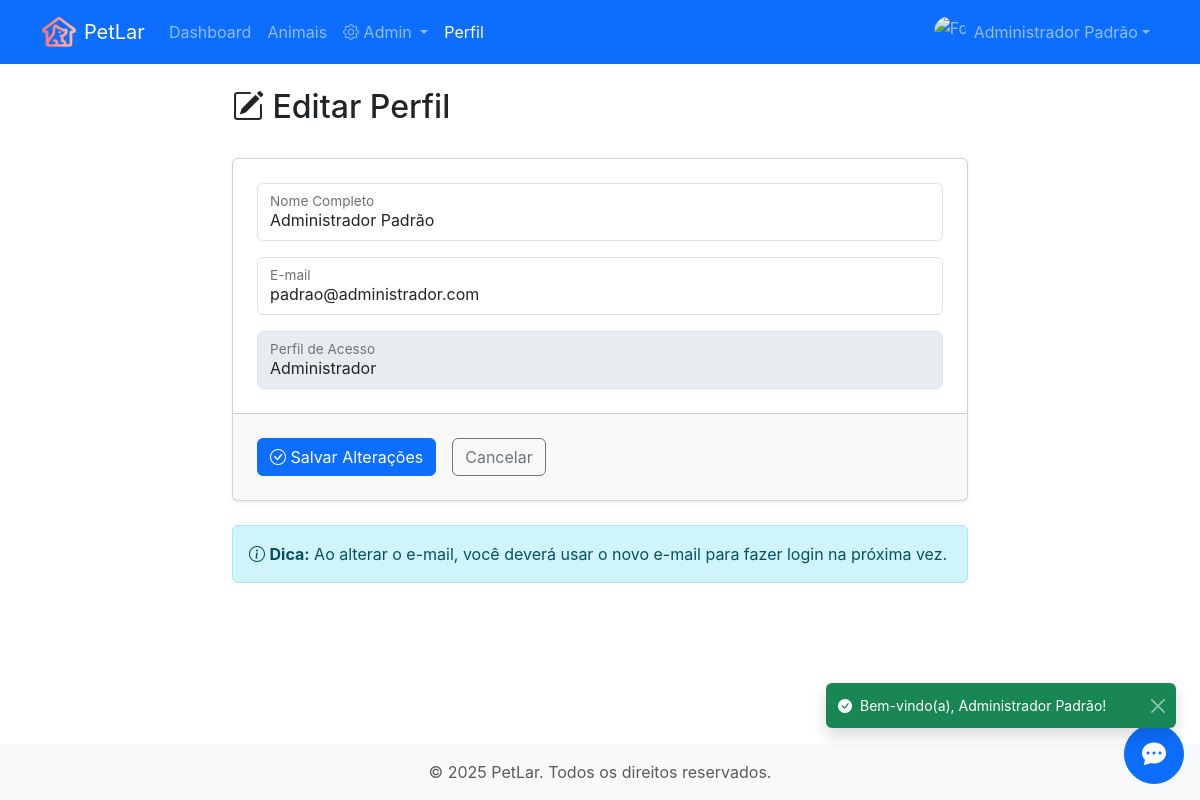
Screenshot of /usuario/perfil/editar (signed in) with the database file from the repository.
### tables this page shows
CREATE TABLE usuario (
    id INTEGER PRIMARY KEY AUTOINCREMENT,
    nome TEXT NOT NULL,
    email TEXT UNIQUE NOT NULL,
    senha TEXT NOT NULL,
    perfil TEXT NOT NULL,
    data_nascimento TEXT,
    numero_documento TEXT,
    telefone TEXT,
    confirmado INTEGER DEFAULT 0,
    token_redefinicao TEXT,
    data_token TEXT,
    data_cadastro DATETIME DEFAULT CURRENT_TIMESTAMP
);

### routes/usuario_routes.py (the view)
@router.get("/usuario/perfil/editar")
@requer_autenticacao()
async def get_editar_perfil(request: Request, usuario_logado: Optional[UsuarioLogado] = None):
    if not usuario_logado:
        return RedirectResponse(url="/login", status_code=status.HTTP_302_FOUND)
    ip = obter_identificador_cliente(request)
    if not form_get_limiter.verificar(ip):
        informar_erro(request, f"Muitas requisições. Aguarde {form_get_limiter.janela_minutos} minuto(s).")
        logger.warning(f"Rate limit excedido para formulário GET - IP: {ip}")
        return RedirectResponse("/usuario", status_code=status.HTTP_303_SEE_OTHER)
    usuario = obter_ou_404(
        usuario_repo.obter_por_id(usuario_logado.id),
        request,
        "Usuário não encontrado!",
        "/logout"
    )
    if isinstance(usuario, RedirectResponse):
        return usuario
    return templates_usuario.TemplateResponse(
        "perfil/editar.html", {"request": request, "dados": usuario.__dict__, "usuario_logado": usuario_logado}
    )

### templates/perfil/editar.html (shortened to what this page needs)
{% extends "base_privada.html" %}
{% from "macros/form_fields.html" import field with context %}
{% block content %}
<div class="row">
    <div class="col-md-8 mx-auto">
        <div class="d-flex justify-content-between align-items-center mb-4">
            <h2><i class="bi bi-pencil-square"></i> Editar Perfil</h2>
        </div>
        <div class="card shadow-sm">
            <form action="/usuario/perfil/editar" method="post">
                <div class="card-body p-4">
                    <div class="row">
                        <div class="col-12 mb-3">
                            {{ field(name='nome', label='Nome Completo', type='text', required=true,
                            value=dados.nome, attributes={'minlength': 3, 'maxlength': 100}) }}
                        </div>
                        <div class="col-12 mb-3">
                            {{ field(name='email', label='E-mail', type='email', required=true,
                            value=dados.email) }}
                        </div>
                        <div class="col-12">
                            {{ field(name='perfil', label='Perfil de Acesso', type='text',
                            value=dados.perfil, disabled=true, wrapper_class='mb-0') }}
                        </div>
                    </div>
                </div>
                <div class="card-footer p-4">
                    <div class="d-flex gap-3">
                        <button type="submit" class="btn btn-primary">
                            <i class="bi bi-check-circle"></i> Salvar Alterações
                        </button>
                        <a href="/usuario/perfil/visualizar" class="btn btn-outline-secondary">
                            Cancelar
                        </a>
                    </div>
                </div>
            </form>
        </div>
        <div class="alert alert-info mt-4" role="alert">
            <i class="bi bi-info-circle"></i>
            <strong>Dica:</strong> Ao alterar o e-mail, você deverá usar o novo e-mail para fazer login na próxima
            vez.
        </div>
    </div>
</div>
{% endblock %}

### templates/macros/form_fields.html (shortened to what this page needs)
{% set field_id = id or name %}
{% set field_error = erros[name] if erros is defined and name in erros else none %}
{% set field_value = value if value is not none else (dados[name] if dados is defined and name in dados else '') %}
{% set field_placeholder = placeholder or label %}
{% set has_error = field_error is not none %}
{% set extra_attrs = attributes or {} %}
{% set floating_types = ['text', 'email', 'password', 'tel', 'url', 'search', 'number',
'date', 'time', 'datetime-local', 'month', 'week', 'color', 'file'] %}
{% if type == 'hidden' %}
<input type="hidden" id="{{ field_id }}" name="{{ name }}" value="{{ field_value }}">
{% elif type in floating_types %}
<div class="{{ wrapper_class }}">
    <div class="form-floating">
        <input type="{{ type }}" class="form-control {{ class_extra }} {% if has_error %}is-invalid{% endif %}"
            id="{{ field_id }}" name="{{ name }}" value="{{ field_value }}" placeholder="{{ field_placeholder }}" {% if
            disabled %}disabled{% endif %} {% if readonly %}readonly{% endif %} {% if required %}required{% endif %}  {% for attr, attr_value in extra_attrs.items() %}{{ attr
            }}="{{ attr_value }}" {% endfor %}>
        <label for="{{ field_id }}">{{ label }}</label>
    </div>
</div>
{% else %}
<div class="{{ wrapper_class }}">
    <div class="alert alert-warning" role="alert">
        <i class="bi bi-exclamation-triangle"></i> Tipo de campo '{{ type }}' não suportado pela macro field().
    </div>
</div>
{% endif %}

### templates/components/navbar_user_dropdown.html (shortened to what this page needs)
<li class="nav-item dropdown">
    <a class="nav-link dropdown-toggle d-flex align-items-center" href="#" role="button" data-bs-toggle="dropdown">
        <img src="/static/img/usuarios/{{ '%06d' % request.session.get('usuario_logado')['id'] }}.jpg"
             alt="Foto do usuário"
             class="rounded-circle me-2 object-fit-cover"
             width="32"
             height="32"
             onerror="this.src='/static/img/user.jpg'">
        {{ request.session.get('usuario_logado')['nome'] }}
    </a>
</li>

### static/css/custom.css (style rules this page uses)
:root { --petlar-primary: #6366f1; --petlar-primary-dark: #4f46e5; --petlar-secondary: #ec4899; --petlar-accent: #f97316; --petlar-success: #10b981; --petlar-warning: #f59e0b; --petlar-danger: #ef4444; --petlar-info: #06b6d4; --gradient-primary: linear-gradient(135deg, #667eea 0%, #764ba2 100%); --gradient-warm: linear-gradient(135deg, #f093fb 0%, #f5576c 100%); --gradient-sunset: linear-gradient(135deg, #fa709a 0%, #fee140 100%); --gradient-ocean: linear-gradient(135deg, #4facfe 0%, #00f2fe 100%); --gradient-forest: linear-gradient(135deg, #11998e 0%, #38ef7d 100%); --gradient-hero: linear-gradient(135deg, #667eea 0%, #764ba2 50%, #f093fb 100%); --shadow-sm: 0 1px 2px 0 rgb(0 0 0 / 0.05); --shadow-md: 0 4px 6px -1px rgb(0 0 0 / 0.1), 0 2px 4px -2px rgb(0 0 0 / 0.1); --shadow-lg: 0 10px 15px -3px rgb(0 0 0 / 0.1), 0 4px 6px -4px rgb(0 0 0 / 0.1); --shadow-xl: 0 20px 25px -5px rgb(0 0 0 / 0.1), 0 8px 10px -6px rgb(0 0 0 / 0.1); --shadow-2xl: 0 25px 50px -12px rgb(0 0 0 / 0.25); --shadow-colored: 0 10px 40px -10px rgba(102, 126, 234, 0.5); --radius-sm: 0.375rem; --radius-md: 0.5rem; --radius-lg: 0.75rem; --radius-xl: 1rem; --radius-2xl: 1.5rem; --radius-full: 9999px; --transition-fast: 150ms cubic-bezier(0.4, 0, 0.2, 1); --transition-normal: 300ms cubic-bezier(0.4, 0, 0.2, 1); --transition-slow: 500ms cubic-bezier(0.4, 0, 0.2, 1); --primary-color: #0d6efd; --secondary-color: #6c757d; --success-color: #198754; --danger-color: #dc3545; --warning-color: #ffc107; --info-color: #0dcaf0; --light-color: #f8f9fa; --dark-color: #212529; }
body { font-family: 'Inter', -apple-system, BlinkMacSystemFont, 'Segoe UI', Roboto, sans-serif; -webkit-font-smoothing: antialiased; -moz-osx-font-smoothing: grayscale; }
html { scroll-behavior: smooth; }

### rows the page displays
usuario: session "Administrador Padrão", nome "Administrador Padrão", email "padrao@administrador.com", perfil "Administrador"

### other values shown
{{ APP_NAME }} "PetLar"
